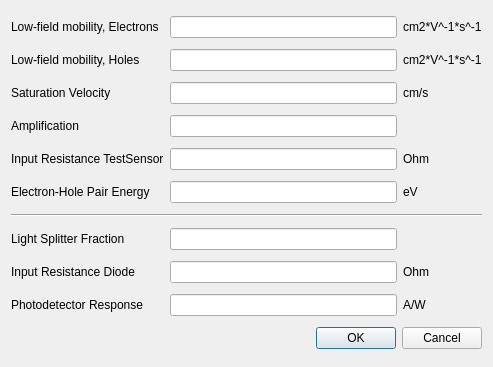
<?xml version="1.0" encoding="UTF-8"?>
<ui version="4.0">
 <class>Parameters</class>
 <widget class="QDialog" name="Parameters">
  <property name="geometry">
   <rect>
    <x>0</x>
    <y>0</y>
    <width>493</width>
    <height>367</height>
   </rect>
  </property>
  <property name="windowTitle">
   <string>Setting Parameters</string>
  </property>
  <layout class="QGridLayout" name="gridLayout">
   <item row="0" column="0">
    <widget class="QLabel" name="label_1">
     <property name="text">
      <string>Low-field mobility, Electrons</string>
     </property>
    </widget>
   </item>
   <item row="0" column="1">
    <widget class="QLineEdit" name="mobility_els"/>
   </item>
   <item row="0" column="2">
    <widget class="QLabel" name="label_units_1">
     <property name="text">
      <string>cm2*V^-1*s^-1</string>
     </property>
    </widget>
   </item>
   <item row="1" column="0">
    <widget class="QLabel" name="label_2">
     <property name="text">
      <string>Low-field mobility, Holes</string>
     </property>
    </widget>
   </item>
   <item row="1" column="1">
    <widget class="QLineEdit" name="mobility_holes"/>
   </item>
   <item row="1" column="2">
    <widget class="QLabel" name="label_units_2">
     <property name="text">
      <string>cm2*V^-1*s^-1</string>
     </property>
    </widget>
   </item>
   <item row="2" column="0">
    <widget class="QLabel" name="label_3">
     <property name="text">
      <string>Saturation Velocity</string>
     </property>
    </widget>
   </item>
   <item row="2" column="1">
    <widget class="QLineEdit" name="sat_vel"/>
   </item>
   <item row="2" column="2">
    <widget class="QLabel" name="label_units_3">
     <property name="text">
      <string>cm/s</string>
     </property>
    </widget>
   </item>
   <item row="3" column="0">
    <widget class="QLabel" name="label_4">
     <property name="text">
      <string>Amplification</string>
     </property>
    </widget>
   </item>
   <item row="3" column="1">
    <widget class="QLineEdit" name="ampl"/>
   </item>
   <item row="4" column="0">
    <widget class="QLabel" name="label_5">
     <property name="text">
      <string>Input Resistance TestSensor</string>
     </property>
    </widget>
   </item>
   <item row="4" column="1">
    <widget class="QLineEdit" name="res_input"/>
   </item>
   <item row="4" column="2">
    <widget class="QLabel" name="label_units_5">
     <property name="text">
      <string>Ohm</string>
     </property>
    </widget>
   </item>
   <item row="5" column="0">
    <widget class="QLabel" name="label_9">
     <property name="text">
      <string>Electron-Hole Pair Energy</string>
     </property>
    </widget>
   </item>
   <item row="5" column="1">
    <widget class="QLineEdit" name="epair"/>
   </item>
   <item row="5" column="2">
    <widget class="QLabel" name="label_units_6">
     <property name="text">
      <string>eV</string>
     </property>
    </widget>
   </item>
   <item row="6" column="0" colspan="3">
    <widget class="Line" name="line">
     <property name="orientation">
      <enum>Qt::Horizontal</enum>
     </property>
    </widget>
   </item>
   <item row="7" column="0">
    <widget class="QLabel" name="label_6">
     <property name="text">
      <string>Light Splitter Fraction</string>
     </property>
    </widget>
   </item>
   <item row="7" column="1">
    <widget class="QLineEdit" name="splitter"/>
   </item>
   <item row="8" column="0">
    <widget class="QLabel" name="label_7">
     <property name="text">
      <string>Input Resistance Diode</string>
     </property>
    </widget>
   </item>
   <item row="8" column="1">
    <widget class="QLineEdit" name="res_input_diode"/>
   </item>
   <item row="8" column="2">
    <widget class="QLabel" name="label_units_8">
     <property name="text">
      <string>Ohm</string>
     </property>
    </widget>
   </item>
   <item row="9" column="0">
    <widget class="QLabel" name="label_8">
     <property name="text">
      <string>Photodetector Response</string>
     </property>
    </widget>
   </item>
   <item row="9" column="1">
    <widget class="QLineEdit" name="response_diode"/>
   </item>
   <item row="9" column="2">
    <widget class="QLabel" name="label_units_9">
     <property name="text">
      <string>A/W</string>
     </property>
    </widget>
   </item>
   <item row="10" column="0" colspan="3">
    <widget class="QDialogButtonBox" name="buttonBox">
     <property name="orientation">
      <enum>Qt::Horizontal</enum>
     </property>
     <property name="standardButtons">
      <set>QDialogButtonBox::Cancel|QDialogButtonBox::Ok</set>
     </property>
    </widget>
   </item>
  </layout>
 </widget>
 <resources/>
 <connections>
  <connection>
   <sender>buttonBox</sender>
   <signal>accepted()</signal>
   <receiver>Parameters</receiver>
   <slot>accept()</slot>
   <hints>
    <hint type="sourcelabel">
     <x>248</x>
     <y>254</y>
    </hint>
    <hint type="destinationlabel">
     <x>157</x>
     <y>274</y>
    </hint>
   </hints>
  </connection>
  <connection>
   <sender>buttonBox</sender>
   <signal>rejected()</signal>
   <receiver>Parameters</receiver>
   <slot>reject()</slot>
   <hints>
    <hint type="sourcelabel">
     <x>316</x>
     <y>260</y>
    </hint>
    <hint type="destinationlabel">
     <x>286</x>
     <y>274</y>
    </hint>
   </hints>
  </connection>
 </connections>
</ui>
